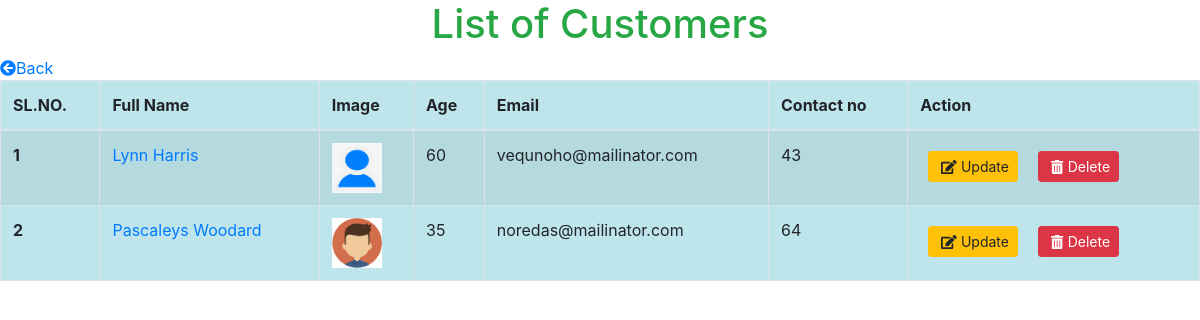
The page /customer/customerlist on the database its author committed.
### customer/models.py (models this page shows)
class Customer(models.Model):
    first_name = models.CharField(max_length=20, default="")
    last_name = models.CharField(max_length=20, default="")
    age = models.IntegerField(null=True,blank=True)
    email = models.EmailField(null=True, blank=True)
    contactno = models.IntegerField(default=0)
    photo = models.ImageField(upload_to='customer/photo/', null=True, blank=True)

### customer/views.py (the view)
# urls.py: path('customerlist', customerlist, name='customerlist'),
def customerlist(request):
    customer_list = Customer.objects.all()
    return render(request, 'customer/customerlist.html',locals())

### templates/customer/customerlist.html (shortened to what this page needs)
<!DOCTYPE html>
<html lang="en">
<head>
    <link rel="stylesheet" href="https://maxcdn.bootstrapcdn.com/bootstrap/4.0.0/css/bootstrap.min.css"
>
</head>
<body>
    <center class='text-success'>
        <h1> List of Customers </h1>
    </center>
    <a class='link' href="{% url 'customer' %}"><i class="fas fa-arrow-circle-left"></i>Back</a>
    <table class="table table-striped table-hover table-condensed table-bordered table-info">
        <thead>
            <tr>
                <th scope="col">SL.NO.</th>
                <th scope="col">Full Name</th>
                <th scope="col">Image</th>
                <th scope="col">Age</th>
                <th scope="col">Email</th>
                <th scope="col">Contact no</th>
                <th>Action</th>
            </tr>
        </thead>
        <tbody>
            {% for mg in customer_list %}
            <tr>
                <th scope="row">{{forloop.counter}}</th>
                <td><a href="{% url 'customer_profile' mg.id %}"> {{mg.first_name}}
                        {{mg.last_name}}</a></td>
                <td>
                    {% if mg.photo %}
                        <img src='{{mg.photo.url}}' height=50 width=50>
                        {% else %}
                            No Image Found
                        {% endif %}
                </td>
                <td>{{mg.age}}</td>
                <td>{{mg.email}}</td>
                <td>{{mg.contactno}}</td>
                <td>
                    <a class="btn btn-warning btn-sm m-2" href="{% url 'edit_customer' mg.id %}"> <i class="fas fa-edit ml-1"></i> Update</a>
                    <a class="btn btn-danger btn-sm m-2" href="{% url 'customer_delete' mg.id %}"> <i class="fas fa-trash-alt ml-1"></i> Delete</a>
                </td>
            </tr>
            {% endfor %}
        </tbody>
    </table>
</body>
</html>

### rows shown on the page
Customer: first_name "Lynn", last_name "Harris", photo (picture), age "60", email "vequnoho@mailinator.com", contactno "43"
Customer: first_name "Pascaleys", last_name "Woodard", photo (picture), age "35", email "noredas@mailinator.com", contactno "64"
